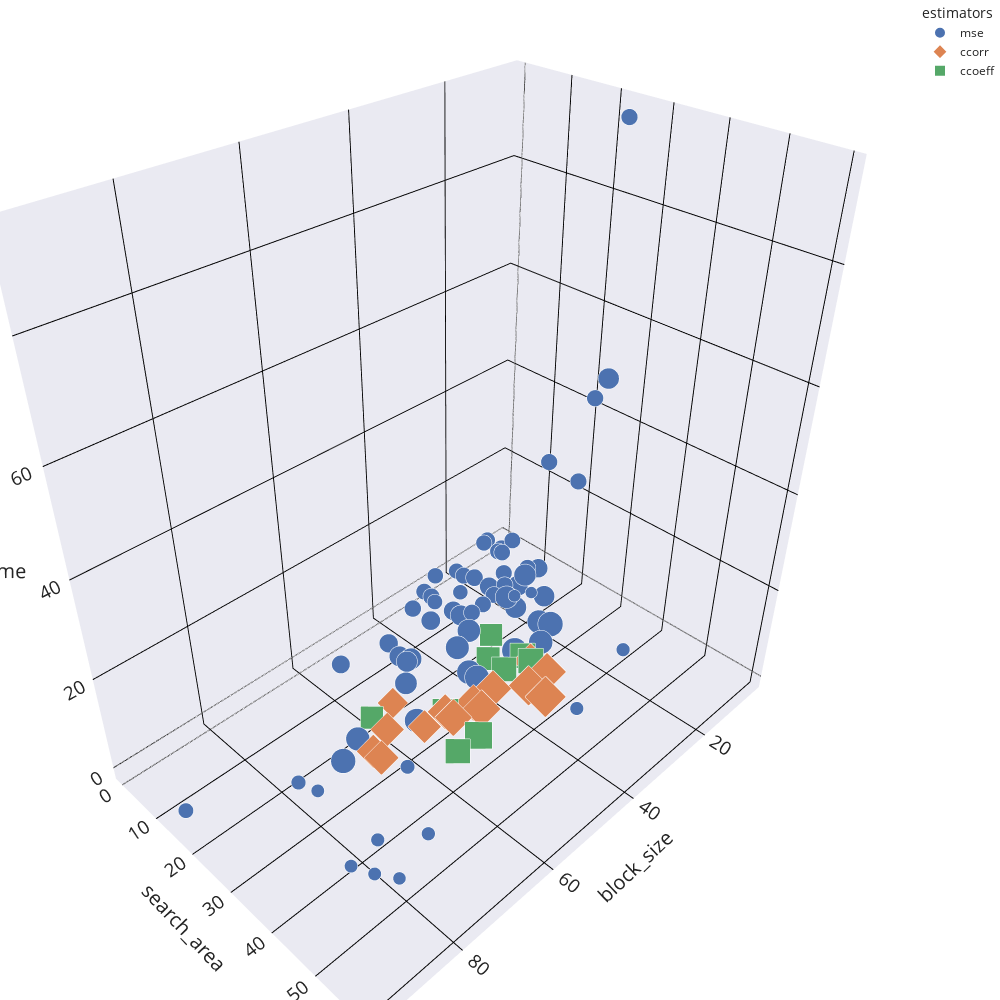

Notebook cell for this chart:
### Code cell
import plotly.express as px
df_copy = df.loc[(df["time"] < 120) & (df["msne"]<20)]
df_copy["msne"] = (1 / df["msne"]) * 200
fig = px.scatter_3d(df_copy, x='block_size', y='search_area', z='time',
              color='estimators', size='msne', size_max=30,
              symbol='estimators', opacity=1, width=1000, height=1000, template= "seaborn")

# tight layout
fig.update_layout(
    margin=dict(l=0, r=0, b=0, t=0),
    scene=dict(
        xaxis=dict(showgrid=True, gridwidth=2, gridcolor='black', tickfont=dict(size=15), title_font=dict(size=20)),
        yaxis=dict(showgrid=True, gridwidth=2, gridcolor='black', tickfont=dict(size=15), title_font=dict(size=20)),
        zaxis=dict(showgrid=True, gridwidth=2, gridcolor='black', tickfont=dict(size=15), title_font=dict(size=20))
    )
)
fig.show()

### Figure 1 — Plotly figure (JSON) as saved in the notebook; plotly's stock layout.template omitted (floating-point values rounded to 4 significant figures)
{"data": [{"hovertemplate": "estimators=mse<br>block_size=%{x}<br>search_area=%{y}<br>time=%{z}<br>msne=%{marker.size}<extra></extra>", "legendgroup": "mse", "marker": {"color": "rgb(76,114,176)", "opacity": 1, "size": [20.14, 13.16, 15.47, 13.74, 13.71, 17.35, 13.17, 12.5, 15.77, 13.96, 12.97, 13.66, 20.11, 20.52, 20.58, 20.46, 19.73, 19.59, 20.09, 20.15, 20.26, 20.65, 20.66, 15.84, 20.12, 16.63, 20.49, 27.12, 38.88, 34.7, 10.49, 32.77, 35.59, 30.71, 17.35, 41.11, 11.27, 18.77, 32.32, 18.34, 15.84, 30.69, 40.67, 37.39, 42.88, 21.14, 55.0, 18.77, 26.29, 36.54, 25.82, 32.62, 42.05, 19.94, 41.8, 31.18, 47.85, 43.56, 19.8, 26.56, 26.87, 46.38, 34.45, 44.29, 24.89, 20.9, 18.77, 45.35, 22.1], "sizemode": "area", "sizeref": 0.07615, "symbol": "circle"}, "mode": "markers", "name": "mse", "scene": "scene", "showlegend": true, "type": "scatter3d", "x": [30, 90, 70, 85, 45, 95, 90, 90, 80, 80, 80, 55, 18, 6, 6, 12, 12, 9, 27, 24, 18, 9, 21, 36, 11, 26, 21, 36, 36, 21, 26, 11, 21, 46, 31, 21, 26, 11, 46, 21, 36, 16, 41, 26, 55, 35, 50, 10, 45, 50, 20, 15, 25, 10, 65, 30, 30, 40, 30, 10, 30, 20, 45, 40, 55, 30, 25, 70, 20], "y": [15, 55, 40, 50, 60, 15, 50, 60, 25, 55, 30, 60, 18, 24, 12, 24, 6, 6, 15, 15, 12, 24, 15, 10, 4, 8, 4, 10, 20, 18, 26, 28, 20, 12, 6, 24, 22, 0, 14, 2, 10, 14, 22, 20, 26, 4, 28, 0, 8, 18, 10, 20, 28, 4, 22, 12, 26, 24, 2, 14, 10, 26, 14, 26, 6, 4, 0, 24, 6], "z": [2.941, 17.62, 11.23, 15.88, 32.18, 1.154, 14.71, 21.32, 3.704, 17.18, 5.772, 27.28, 8.666, 93.13, 24.36, 28.58, 2.504, 3.934, 3.179, 3.745, 3.97, 44.72, 4.391, 1.484, 1.146, 1.472, 0.4991, 1.566, 5.279, 0.6355, 11.93, 51.06, 9.754, 0.2891, 0.8081, 0.6704, 8.803, 1.145, 0.289, 0.5166, 1.473, 0.8089, 5.642, 7.32, 0.3039, 0.3245, 0.3068, 1.366, 0.2887, 0.2823, 0.5929, 1.072, 0.5761, 1.391, 0.2499, 0.4352, 0.452, 0.3419, 0.455, 1.821, 0.3749, 0.7149, 0.3027, 0.3733, 0.2454, 0.3711, 0.4529, 0.2328, 0.5464]}, {"hovertemplate": "estimators=ccorr<br>block_size=%{x}<br>search_area=%{y}<br>time=%{z}<br>msne=%{marker.size}<extra></extra>", "legendgroup": "ccorr", "marker": {"color": "rgb(221,132,82)", "opacity": 1, "size": [50.78, 59.09, 45.18, 56.65, 46.3, 65.48, 46.3, 46.64, 54.87, 59.1, 48.36, 38.24, 51.58, 68.53, 54.77], "sizemode": "area", "sizeref": 0.07615, "symbol": "diamond"}, "mode": "markers", "name": "ccorr", "scene": "scene", "showlegend": true, "type": "scatter3d", "x": [30, 45, 55, 50, 65, 35, 65, 60, 45, 30, 65, 55, 50, 35, 40], "y": [30, 32, 28, 30, 26, 34, 26, 24, 30, 34, 28, 20, 28, 38, 30], "z": [0.4871, 0.3318, 0.2936, 0.3419, 0.2698, 0.4353, 0.2535, 0.3307, 0.37, 0.4538, 0.2596, 0.3258, 0.3205, 0.4648, 0.4031]}, {"hovertemplate": "estimators=ccoeff<br>block_size=%{x}<br>search_area=%{y}<br>time=%{z}<br>msne=%{marker.size}<extra></extra>", "legendgroup": "ccoeff", "marker": {"color": "rgb(85,168,104)", "opacity": 1, "size": [55.0, 44.59, 49.03, 41.84, 49.95, 40.91, 60.26, 51.51, 41.84, 52.03], "sizemode": "area", "sizeref": 0.07615, "symbol": "square"}, "mode": "markers", "name": "ccoeff", "scene": "scene", "showlegend": true, "type": "scatter3d", "x": [50, 35, 35, 60, 55, 30, 50, 30, 60, 30], "y": [28, 24, 28, 20, 36, 20, 36, 28, 20, 30], "z": [0.3111, 0.3906, 0.3909, 0.2637, 0.3014, 0.5, 0.3772, 0.4713, 0.2946, 0.4875]}], "layout": {"height": 1000, "legend": {"itemsizing": "constant", "title": {"text": "estimators"}, "tracegroupgap": 0}, "margin": {"b": 0, "l": 0, "r": 0, "t": 0}, "scene": {"domain": {"x": [0, 1], "y": [0, 1]}, "xaxis": {"gridcolor": "black", "gridwidth": 2, "showgrid": true, "tickfont": {"size": 15}, "title": {"font": {"size": 20}, "text": "block_size"}}, "yaxis": {"gridcolor": "black", "gridwidth": 2, "showgrid": true, "tickfont": {"size": 15}, "title": {"font": {"size": 20}, "text": "search_area"}}, "zaxis": {"gridcolor": "black", "gridwidth": 2, "showgrid": true, "tickfont": {"size": 15}, "title": {"font": {"size": 20}, "text": "time"}}}, "width": 1000}}
